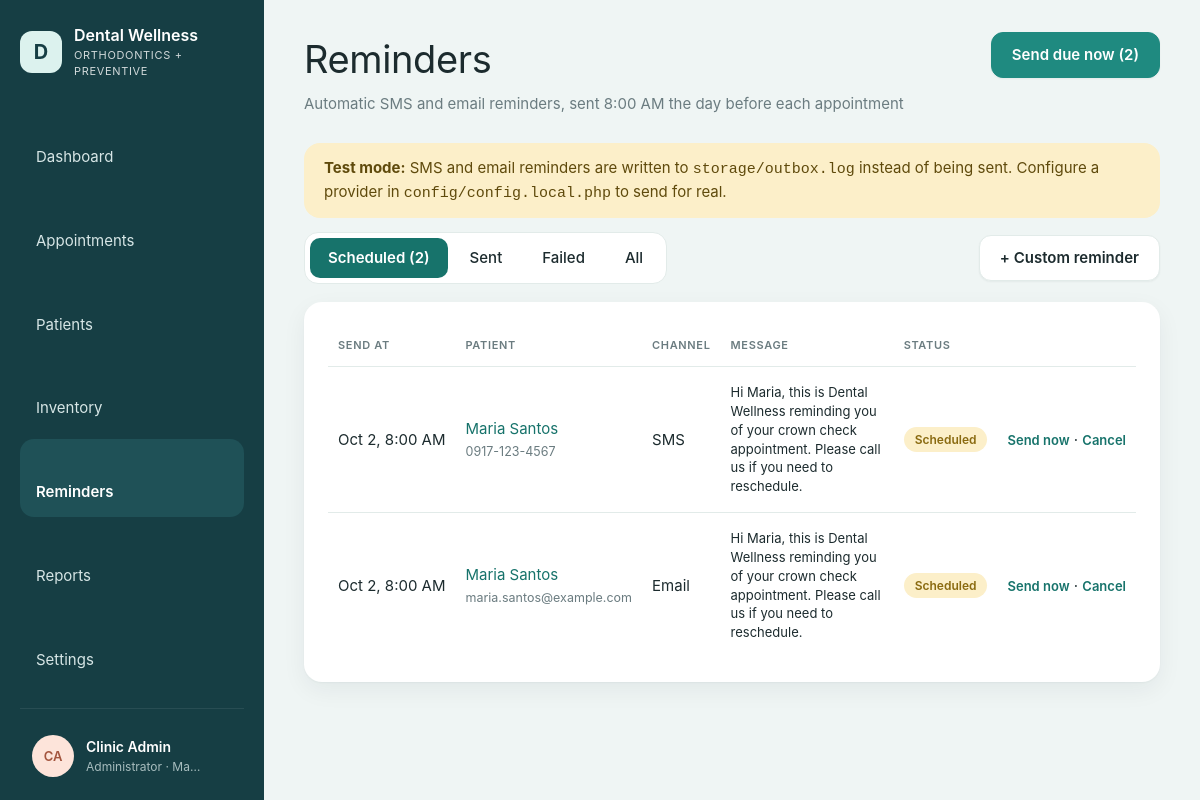
The app's page /reminders/index.php (signed in) with its own data.
### tables this page shows
CREATE TABLE IF NOT EXISTS users (
    id            INT UNSIGNED AUTO_INCREMENT PRIMARY KEY,
    name          VARCHAR(120) NOT NULL,
    username      VARCHAR(60)  NOT NULL UNIQUE,
    password_hash VARCHAR(255) NOT NULL,
    role          ENUM('admin','dentist','staff') NOT NULL DEFAULT 'staff',
    is_active     TINYINT(1) NOT NULL DEFAULT 1,
    last_login_at DATETIME NULL,
    created_at    DATETIME NOT NULL DEFAULT CURRENT_TIMESTAMP
);

CREATE TABLE IF NOT EXISTS reminders (
    id             INT UNSIGNED AUTO_INCREMENT PRIMARY KEY,
    patient_id     INT UNSIGNED NOT NULL,
    appointment_id INT UNSIGNED NULL,
    channel        ENUM('sms','email') NOT NULL,
    recipient      VARCHAR(150) NOT NULL,
    message        TEXT NOT NULL,
    send_at        DATETIME NOT NULL,
    status         ENUM('scheduled','sent','failed','cancelled') NOT NULL DEFAULT 'scheduled',
    sent_at        DATETIME NULL,
    error          VARCHAR(255) NULL,
    created_at     DATETIME NOT NULL DEFAULT CURRENT_TIMESTAMP,
    INDEX idx_rem_due (status, send_at),
    FOREIGN KEY (patient_id) REFERENCES patients(id) ON DELETE CASCADE,
    FOREIGN KEY (appointment_id) REFERENCES appointments(id) ON DELETE CASCADE
);

CREATE TABLE IF NOT EXISTS patients (
    id                     INT UNSIGNED AUTO_INCREMENT PRIMARY KEY,
    record_no              VARCHAR(20) NULL UNIQUE,
    full_name              VARCHAR(150) NOT NULL,
    birth_date             DATE NULL,
    sex                    ENUM('female','male') NULL,
    phone                  VARCHAR(30) NULL,
    email                  VARCHAR(150) NULL,
    address                VARCHAR(255) NULL,
    care_type              ENUM('New patient','Preventive','Orthodontic','Restorative','Recall') NOT NULL DEFAULT 'New patient',
    emergency_name         VARCHAR(150) NULL,
    emergency_relationship VARCHAR(60) NULL,
    emergency_phone        VARCHAR(30) NULL,
    allergies              TEXT NULL,
    conditions             TEXT NULL,
    medications            TEXT NULL,
    dental_history         TEXT NULL,
    notes                  TEXT NULL,
    consent_signed         TINYINT(1) NOT NULL DEFAULT 0,
    consent_date           DATE NULL,
    status                 ENUM('draft','incomplete','active','archived') NOT NULL DEFAULT 'incomplete',
    created_by             INT UNSIGNED NULL,
    created_at             DATETIME NOT NULL DEFAULT CURRENT_TIMESTAMP,
    updated_at             DATETIME NOT NULL DEFAULT CURRENT_TIMESTAMP ON UPDATE CURRENT_TIMESTAMP,
    INDEX idx_patients_name (full_name),
    INDEX idx_patients_phone (phone),
    FOREIGN KEY (created_by) REFERENCES users(id) ON DELETE SET NULL
);

### includes/db.php (called while the page is built, shortened)
<?php
function db(): PDO
{
    static $pdo = null;
    if ($pdo === null) {
        $c = config('db');
        $dsn = sprintf('mysql:host=%s;port=%d;dbname=%s;charset=utf8mb4', $c['host'], $c['port'], $c['name']);
        $pdo = new PDO($dsn, $c['user'], $c['pass'], [
            PDO::ATTR_ERRMODE            => PDO::ERRMODE_EXCEPTION,
            PDO::ATTR_DEFAULT_FETCH_MODE => PDO::FETCH_ASSOC,
            PDO::ATTR_EMULATE_PREPARES   => false,
        ]);
        $pdo->exec("SET time_zone = '" . (new DateTime())->format('P') . "'");
        ensure_void_columns($pdo);
    }
    return $pdo;
}
function ensure_void_columns(PDO $pdo): void
{
    foreach (['treatments', 'payments'] as $table) {
        try {
            if ($pdo->query("SHOW COLUMNS FROM $table LIKE 'voided_at'")->fetch()) {
                continue;
            }
        } catch (PDOException $ex) {
            return;
        }
        $pdo->exec("ALTER TABLE $table ADD voided_at DATETIME NULL, ADD voided_by INT UNSIGNED NULL, ADD void_reason VARCHAR(255) NULL");
    }
}
function q(string $sql, array $params = []): PDOStatement
{
    $stmt = db()->prepare($sql);
    $stmt->execute($params);
    return $stmt;
}
function q_all(string $sql, array $params = []): array
{
    return q($sql, $params)->fetchAll();
}
function q_row(string $sql, array $params = []): ?array
{
    $row = q($sql, $params)->fetch();
    return $row === false ? null : $row;
}

### includes/auth.php (called while the page is built, shortened)
<?php
function current_user(): ?array
{
    static $user = false;
    if ($user === false) {
        $user = null;
        if (!empty($_SESSION['user_id'])) {
            $row = q_row('SELECT id, name, username, role, password_hash FROM users WHERE id = ? AND is_active = 1', [$_SESSION['user_id']]);
            $idle = (int) config('security.idle_minutes', 30) * 60;
            if (!$row) {
                end_user_session();
            } elseif ($idle > 0 && time() - (int) ($_SESSION['last_seen'] ?? 0) > $idle) {
                end_user_session('You were signed out after ' . ($idle / 60) . ' minutes without activity.');
            } elseif (!hash_equals((string) ($_SESSION['pw_fp'] ?? ''), password_fingerprint($row['password_hash']))) {
                end_user_session('Your password was changed. Sign in again with the new one.');
            } else {
                unset($row['password_hash']);
                $user = $row;
            }
        }
    }
    return $user;
}
function password_fingerprint(string $hash): string
{
    return hash('sha256', $hash);
}
function require_login(): array
{
    $user = current_user();
    return $user;
}
function can(string $permission): bool
{
    $user = current_user();
    $perms = ROLE_PERMISSIONS[$user['role']] ?? [];
    return in_array('*', $perms, true) || in_array($permission, $perms, true);
}

### reminders/index.php (the view, shortened to what this page needs)
<?php
require_login();
$tab = in_array(input('tab'), ['scheduled', 'sent', 'failed', 'all'], true) ? input('tab') : 'scheduled';
$where = $tab === 'all' ? '' : 'WHERE r.status = ?';
$reminders = q_all("SELECT r.*, p.full_name, a.starts_at FROM reminders r JOIN patients p ON p.id = r.patient_id
    LEFT JOIN appointments a ON a.id = r.appointment_id $where
    ORDER BY " . ($tab === 'scheduled' ? 'r.send_at ASC' : 'r.send_at DESC') . ' LIMIT 200', $tab === 'all' ? [] : [$tab]);
$counts = array_column(q_all('SELECT status, COUNT(*) AS n FROM reminders GROUP BY status'), 'n', 'status');
$due = (int) q_val("SELECT COUNT(*) FROM reminders WHERE status = 'scheduled' AND send_at <= NOW()");
layout_start('Reminders', 'reminders', [
    'subtitle' => 'Automatic SMS and email reminders, sent ' . fmt_time(config('reminders.send_time')) . ' the day before each appointment',
    'action'   => '<form method="post">' . csrf_field() . '<input type="hidden" name="action" value="run"><button class="btn btn-primary" type="submit">Send due now' . ($due ? " ($due)" : '') . '</button></form>',
]);
?>
<?php if (config('sms.driver') === 'log' || config('email.driver') === 'log'): ?>
  <div class="banner"><p><b>Test mode:</b> <?= config('sms.driver') === 'log' ? 'SMS' : '' ?><?= config('sms.driver') === 'log' && config('email.driver') === 'log' ? ' and ' : '' ?><?= config('email.driver') === 'log' ? 'email' : '' ?> reminders are written to <code>storage/outbox.log</code> instead of being sent. Configure a provider in <code>config/config.local.php</code> to send for real.</p></div>
<?php endif; ?>
<div class="toolbar">
  <nav class="tabs" style="margin:0">
    <?php foreach (['scheduled' => 'Scheduled', 'sent' => 'Sent', 'failed' => 'Failed', 'all' => 'All'] as $k => $lbl): ?>
      <a href="<?= url('reminders/') ?>?tab=<?= $k ?>" class="<?= $tab === $k ? 'active' : '' ?>"><?= $lbl ?><?= $k !== 'all' && !empty($counts[$k]) ? ' (' . (int) $counts[$k] . ')' : '' ?></a>
    <?php endforeach; ?>
  </nav>
  <button class="btn" data-open="#reminder-dialog">+ Custom reminder</button>
</div>
<section class="card">
  <div class="table-wrap"><table class="table-cards">
    <thead><tr><th>Send at</th><th>Patient</th><th>Channel</th><th>Message</th><th>Status</th><th></th></tr></thead>
    <tbody>
      <?php foreach ($reminders as $r): ?>
        <tr>
          <td data-label="Send at" style="white-space:nowrap"><?= e(fmt_date($r['send_at'], 'M j, g:i A')) ?></td>
          <td data-label="Patient"><a href="<?= url('patients/view.php') ?>?id=<?= $r['patient_id'] ?>"><?= e($r['full_name']) ?></a><br><small class="muted"><?= e($r['recipient']) ?></small></td>
          <td data-label="Channel"><?= $r['channel'] === 'sms' ? 'SMS' : 'Email' ?></td>
          <td class="small" data-label="Message" style="max-width:420px"><?= e($r['message']) ?><?= $r['error'] ? '<br><span class="amount-due">' . e($r['error']) . '</span>' : '' ?></td>
          <td data-label="Status"><?= pill($r['status']) ?></td>
          <td class="num" style="white-space:nowrap">
            <?php if (in_array($r['status'], ['scheduled', 'failed'], true)): ?>
              <form method="post" style="display:inline"><?= csrf_field() ?><input type="hidden" name="id" value="<?= $r['id'] ?>"><button class="link-btn" name="action" value="<?= $r['status'] === 'failed' ? 'retry' : 'send_now' ?>"><?= $r['status'] === 'failed' ? 'Retry' : 'Send now' ?></button></form> ·
              <form method="post" style="display:inline"><?= csrf_field() ?><input type="hidden" name="id" value="<?= $r['id'] ?>"><button class="link-btn" name="action" value="cancel">Cancel</button></form>
            <?php endif; ?>
          </td>
        </tr>
      <?php endforeach; ?>
    </tbody>
  </table></div>
</section>
<?php layout_end();

### includes/layout.php (shortened to what this page needs)
<?php
function icon(string $name): string
{
    $paths = [
        'dashboard'    => '<rect x="3" y="3" width="7" height="7" rx="1.5"/><rect x="14" y="3" width="7" height="7" rx="1.5"/><rect x="3" y="14" width="7" height="7" rx="1.5"/><rect x="14" y="14" width="7" height="7" rx="1.5"/>',
        'appointments' => '<rect x="3" y="5" width="18" height="16" rx="2"/><path d="M3 10h18M8 3v4M16 3v4"/>',
        'patients'     => '<circle cx="12" cy="8" r="4"/><path d="M4 21c0-4 4-6 8-6s8 2 8 6"/>',
        'inventory'    => '<ellipse cx="12" cy="6" rx="8" ry="3"/><path d="M4 6v6c0 1.7 3.6 3 8 3s8-1.3 8-3V6M4 12v6c0 1.7 3.6 3 8 3s8-1.3 8-3v-6"/>',
        'reminders'    => '<circle cx="12" cy="13" r="7"/><path d="M12 10v3l2 2M5 4 3 6M19 4l2 2"/>',
        'reports'      => '<path d="M6 3h9l4 4v14H6z"/><path d="M9 12h7M9 16h7M9 8h3"/>',
        'settings'     => '<circle cx="12" cy="12" r="3"/><path d="M12 2v3M12 19v3M4.2 4.2l2.1 2.1M17.7 17.7l2.1 2.1M2 12h3M19 12h3M4.2 19.8l2.1-2.1M17.7 6.3l2.1-2.1"/>',
        'logout'       => '<path d="M15 4h4v16h-4M10 8l-4 4 4 4M6 12h10"/>',
        'theme'        => '<path d="M20 14.5A8 8 0 1 1 9.5 4a6.5 6.5 0 0 0 10.5 10.5z"/>',
        'key'          => '<circle cx="8" cy="15" r="4"/><path d="M11 12l9-9M17 6l3 3M15 8l2 2"/>',
        'menu'         => '<path d="M4 6h16M4 12h16M4 18h16"/>',
        'chevron'      => '<path d="M9 6l6 6-6 6"/>',
    ];
    return '<svg class="icon" viewBox="0 0 24 24" fill="none" stroke="currentColor" stroke-width="1.6" stroke-linecap="round" stroke-linejoin="round" aria-hidden="true">'
        . ($paths[$name] ?? '') . '</svg>';
}
function theme_head(): string
{
    return "<script>(function(){var p;try{p=localStorage.getItem('welldent-theme')}catch(e){}"
        . "var d=p==='dark'||(p!=='light'&&window.matchMedia('(prefers-color-scheme: dark)').matches);"
        . "document.documentElement.setAttribute('data-theme',d?'dark':'light');"
        . "try{if(localStorage.getItem('welldent-sidebar')==='collapsed')document.documentElement.setAttribute('data-sidebar','collapsed')}catch(e){}})()</script>\n"
        . '<link rel="stylesheet" href="' . url('assets/css/app.css?v=9') . '">';
}
function layout_start(string $title, string $active, array $opts = []): void
{
    $user = current_user();
    $nav = [
        'dashboard'    => [url(), 'Dashboard'],
        'appointments' => [url('appointments/'), 'Appointments'],
        'patients'     => [url('patients/'), 'Patients'],
        'inventory'    => [url('inventory/'), 'Inventory'],
        'reminders'    => [url('reminders/'), 'Reminders'],
        'reports'      => [url('reports/'), 'Reports'],
    ];
    if (can('settings') || can('fees.manage')) {
        $nav['settings'] = [url('settings/'), 'Settings'];
    }
    ?>
<!doctype html>
<html lang="en">
<head>
<?= theme_head() ?>
</head>
<body>
<div class="shell">
  <aside class="sidebar">
    <div class="side-top">
      <a class="brand" href="<?= url() ?>" title="<?= e(config('clinic.name')) ?>">
        <span class="brand-mark">D</span>
        <span class="lbl"><strong><?= e(config('clinic.name')) ?></strong><small><?= e(config('clinic.tagline')) ?></small></span>
      </a>
      <button type="button" class="side-toggle" data-sidebar-toggle aria-label="Collapse sidebar" title="Collapse sidebar"><?= icon('menu') ?></button>
    </div>
    <nav class="nav">
      <?php foreach ($nav as $key => [$href, $label]): ?>
        <a href="<?= $href ?>" class="<?= $key === $active ? 'active' : '' ?>" title="<?= e($label) ?>"><?= icon($key) ?><span class="lbl"><?= e($label) ?></span></a>
      <?php endforeach; ?>
    </nav>
    <details class="side-account">
      <summary title="<?= e($user['name']) ?>">
        <span class="avatar avatar-0"><?= e(initials($user['name'])) ?></span>
        <span class="lbl"><strong><?= e($user['name']) ?></strong><small><?= e(ROLE_LABELS[$user['role']]) ?> · <?= e(config('clinic.city')) ?></small></span>
        <span class="chev"><?= icon('chevron') ?></span>
      </summary>
    </details>
  </aside>
  <main class="main">
    <header class="page-head">
      <div>
        <h1><?= e($title) ?></h1>
        <?php if (!empty($opts['subtitle'])): ?><p class="muted"><?= e($opts['subtitle']) ?></p><?php endif; ?>
      </div>
      <div class="head-actions">
        <?= $opts['action'] ?? '' ?>
      </div>
    </header>
<?php
}
function layout_end(): void
{
    ?>
  </main>
</div>
</body>
</html>
<?php
}

### includes/helpers.php (shortened to what this page needs)
<?php
function config(string $key, $default = null)
{
    $value = $GLOBALS['config'];
    foreach (explode('.', $key) as $part) {
        $value = $value[$part];
    }
    return $value;
}
function e($value): string
{
    return htmlspecialchars((string) ($value ?? ''), ENT_QUOTES, 'UTF-8');
}
function url(string $path = ''): string
{
    static $base = null;
    if ($base === null) {
        $root = str_replace('\\', '/', (string) realpath(APP_ROOT));
        $script = str_replace('\\', '/', (string) realpath($_SERVER['SCRIPT_FILENAME'] ?? ''));
        $name = (string) ($_SERVER['SCRIPT_NAME'] ?? '');
        $inApp = $root !== '' && stripos($script, $root . '/') === 0;
        $tail = $inApp ? substr($script, strlen($root)) : '';
        $base = $inApp && strcasecmp(substr($name, -strlen($tail)), $tail) === 0 ? substr($name, 0, -strlen($tail)) : '';
    }
    return $base . '/' . ltrim($path, '/');
}
function input(string $key, $default = ''): string
{
    $value = $_POST[$key] ?? $_GET[$key] ?? $default;
    return is_string($value) ? trim($value) : (string) $default;
}
function fmt_date(?string $value, string $format = 'M j, Y'): string
{
    return $value ? date($format, strtotime($value)) : '—';
}
function initials(string $name): string
{
    $parts = preg_split('/\s+/', trim($name));
    $first = mb_substr($parts[0] ?? '', 0, 1);
    $last = count($parts) > 1 ? mb_substr(end($parts), 0, 1) : '';
    return mb_strtoupper($first . $last);
}
function pill(string $status, ?string $label = null): string
{
    $label ??= APPOINTMENT_STATUSES[$status] ?? PATIENT_STATUSES[$status] ?? ucfirst(str_replace('_', ' ', $status));
    return '<span class="pill pill-' . e($status) . '">' . e($label) . '</span>';
}

### records on screen
users: name "CA", name "Clinic Admin", role "Administrator"
reminders: send_at "Oct 2, 8:00 AM", patient.full_name "Maria Santos", recipient "0917-123-4567", channel "SMS", message "Hi Maria, this is Dental Wellness reminding you of your crown check appointment. Please call us if you need to reschedule.", status "Send now"
reminders: send_at "Oct 2, 8:00 AM", patient.full_name "Maria Santos", recipient "maria.santos@example.com", channel "Email", message "Hi Maria, this is Dental Wellness reminding you of your crown check appointment. Please call us if you need to reschedule.", status "Send now"

### other values on screen
config('clinic.name') "Dental Wellness"
config('clinic.tagline') "ORTHODONTICS + PREVENTIVE"
$label "Dashboard"
$label "Appointments"
$label "Patients"
$label "Inventory"
$label "Reminders"
$label "Reports"
$label "Settings"
config('clinic.city') "Ma…"
$title "Reminders"
$opts['subtitle'] "Automatic SMS and email reminders, sent 8:00 AM the day before each appointment"
$opts['action'] "Send due now (2)"
$lbl "Scheduled"
$counts[$k] "2"
